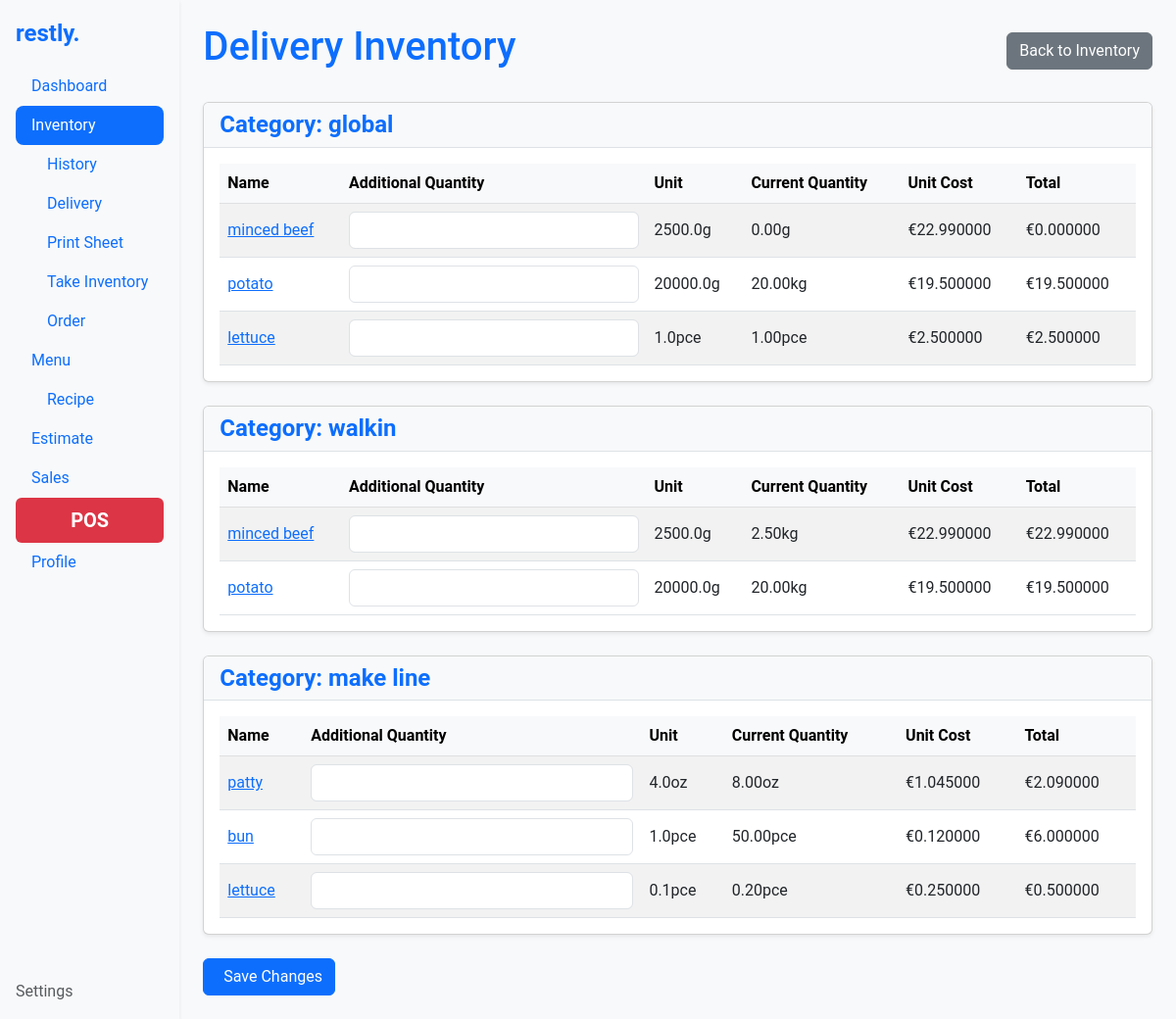
The app's page /inventory/delivery/, older data.
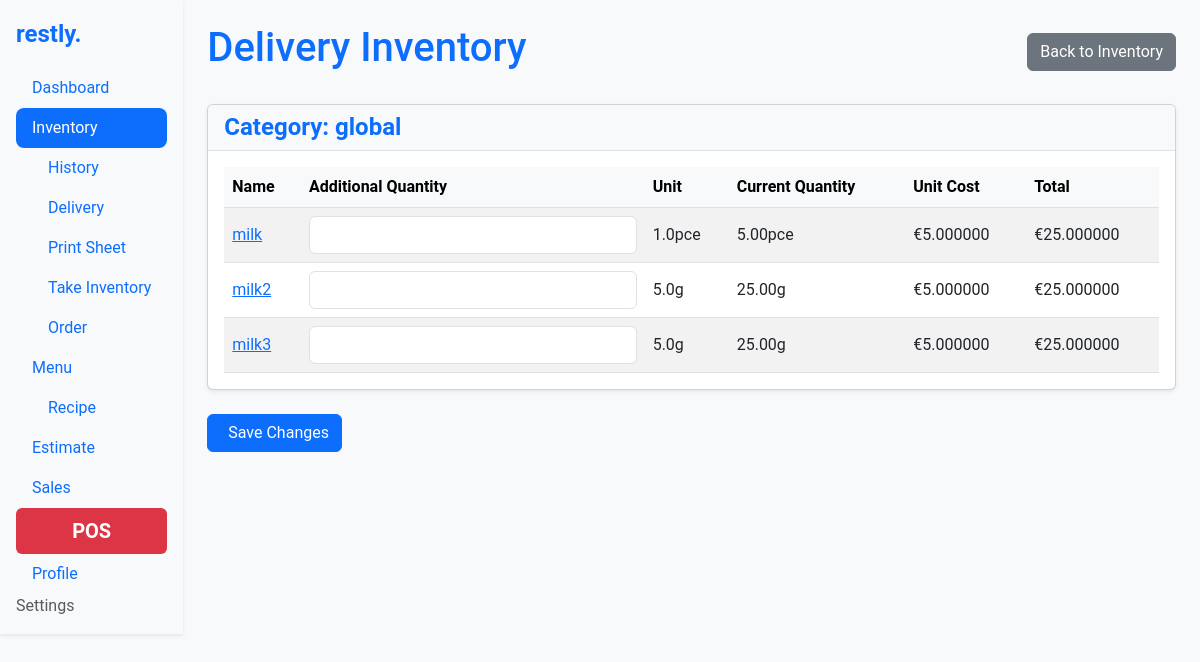
The same page, newer data.
### inventory/models.py (models this page shows, shortened)
class Category(models.Model):
    name = models.CharField(max_length=100, unique=True, default="global")
    slug = models.SlugField(max_length=100, unique=True, blank=True)
    order = models.PositiveIntegerField(default=1)
    is_prepped = models.BooleanField(default=False, help_text="Is this category for prepped ingredients?")
    parent_category = models.ForeignKey(
        'self', on_delete=models.SET_NULL, null=True, blank=True,
        related_name="child_categories", help_text="Parent category for prepped ingredients."
    )
    class Meta:
        ordering = ['order']

class Ingredient(models.Model):
    UNIT_TYPES = [
        ('g', 'gram'),
        ('ml', 'milliliter'),
        ('pce', 'piece'),
        ('cm', 'centimeter'),
        ('oz', 'ounce'),
        ('fl_oz', 'fluid ounce'),
        ('in', 'inch'),
    ]
    name = models.CharField(max_length=255)
    slug = models.SlugField(max_length=255, unique=True, blank=True)
    quantity = models.FloatField()  # Quantity in stock
    threshold = models.FloatField(default=0)  # Minimum threshold for inventory
    category = models.ForeignKey('Category', on_delete=models.CASCADE)
    unit_type = models.CharField(max_length=10, choices=UNIT_TYPES)
    unit_multiplier = models.FloatField()  # Multiplier for unit type
    unit_cost = models.FloatField()  # Cost per unit
    estimated_usage = models.FloatField(null=True, blank=True)  # Optional, estimated usage per day
    total_cost = models.DecimalField(max_digits=12, decimal_places=6, editable=False)
    history = HistoricalRecords()
    order = models.PositiveIntegerField(default=1)
    change_source = models.CharField(max_length=50, blank=True, null=True)
    allergens = models.ManyToManyField(Allergen, related_name="ingredients", blank=True)
    class Meta:
        ordering = ['order']
        unique_together = ('name', 'category')
    @property
    def converted_quantity(self):
        return self._convert_unit(self.quantity)
    def _convert_unit(self, value):
        metric_conversion_factors = {
            'g': Decimal('1000'),       # 1000 grams = 1 kg
            'ml': Decimal('1000'),      # 1000 milliliters = 1 liter
            'cm': Decimal('100'),       # 100 cm = 1 m
        }
        imperial_conversion_factors = {
            'oz': Decimal('16'),        # 16 ounces = 1 pound
            'fl_oz': Decimal('128'),    # 128 fluid ounces = 1 gallon
            'in': Decimal('12'),        # 12 inches = 1 foot
        }
        if self.unit_type in metric_conversion_factors:
            conversion_factor = metric_conversion_factors[self.unit_type]
            higher_unit = {'g': 'kg', 'ml': 'L', 'cm': 'm'}.get(self.unit_type, self.unit_type)
        elif self.unit_type in imperial_conversion_factors:
            conversion_factor = imperial_conversion_factors[self.unit_type]
            higher_unit = {'oz': 'lb', 'fl_oz': 'gal', 'in': 'ft'}.get(self.unit_type, self.unit_type)
        else:
            conversion_factor = Decimal('1')
            higher_unit = self.unit_type
        base_qty = Decimal(value) * Decimal(self.unit_multiplier)
        if base_qty < conversion_factor:
            return f"{base_qty.quantize(Decimal('.01'), rounding=ROUND_HALF_UP)}{self.unit_type}"
        converted_qty = base_qty / conversion_factor
        return f"{converted_qty.quantize(Decimal('.01'), rounding=ROUND_HALF_UP)}{higher_unit}"

### settings/models.py (models this page shows, shortened)
class Settings(models.Model):
    currency_type = models.CharField(
        max_length=3,
        choices=[
            ('USD', '$'),
            ('EUR', '€'),
            ('GBP', '£'),
        ],
        default='EUR'
    )
    theme = models.CharField(
        max_length=10,
        choices=[
            ('light', 'Light Theme'),
            ('dark', 'Dark Theme'),
        ],
        default='light'
    )

### inventory/views.py (the view, shortened to what this page needs)
# urls.py: path('delivery/', views.delivery_inventory, name='delivery_inventory'),
def delivery_inventory(request):
    categories = Category.objects.prefetch_related('ingredient_set').all()
    InventoryForm = modelform_factory(
        Ingredient,
        fields=['quantity'],
        widgets={'quantity': forms.NumberInput(attrs={'step': '0.01', 'class': 'form-control'})},
        field_classes={'quantity': forms.FloatField},
    )
    ingredient_forms = {}
    for ingredient in Ingredient.objects.all():
        InventoryForm.base_fields['quantity'].required = False  # Ensure field is optional for GET requests
        ingredient_forms[ingredient.id] = InventoryForm(instance=None, prefix=f"ingredient-{ingredient.id}")
    context = {
        'categories': categories,
        'ingredient_forms': ingredient_forms,  # Pass the forms to the template
    }
    return render(request, 'inventory/delivery_inventory.html', context)

### inventory/templatetags/custom_filters.py (called while the page is built)
@register.filter
def get_form(forms_dict, ingredient_id):
    return forms_dict.get(ingredient_id)

### inventory/templates/inventory/delivery_inventory.html (shortened to what this page needs)
{% extends 'base.html' %}
{% load humanize %}
{% load custom_filters %}
{% block content %}
<div class="d-flex justify-content-between align-items-center mb-4">
    <h1 class="text-primary">Delivery Inventory</h1>
    <a href="{% url 'inventory' %}" class="btn btn-secondary">
         Back to Inventory
    </a>
</div>
<form method="post">
    {% for category in categories %}
    <div class="card mb-4 shadow-sm">
        <div class="card-header">
            <h2 class="mb-0 text-primary">Category: {{ category.name }}</h2>
        </div>
        <div class="card-body">
            <table class="table table-striped align-middle">
                <thead class="table-light">
                    <tr>
                        <th>Name</th>
                        <th>Additional Quantity</th>
                        <th>Unit</th>
                        <th>Current Quantity</th>
                        <th>Unit Cost</th>
                        <th>Total</th>
                    </tr>
                </thead>
                <tbody>
                    {% for ingredient in category.ingredient_set.all %}
                    <tr>
                        <td>
                            <a href="{% url 'ingredient_details' category.name ingredient.name %}">
                                {{ ingredient.name }}
                            </a>
                        </td>
                        <td>
                            {% with ingredient_forms|get_form:ingredient.id as form %}
                                {{ form.quantity }}
                            {% endwith %}
                        </td>
                        <td>{{ ingredient.unit_multiplier }}{{ ingredient.unit_type }}</td>
                        <td>{{ ingredient.converted_quantity }}</td>
                        <td>{{ settings.get_currency_type_display }}{{ ingredient.unit_cost|floatformat:6|intcomma }}</td>
                        <td>{{ settings.get_currency_type_display }}{{ ingredient.total_cost|floatformat:6|intcomma }}</td>
                    </tr>
                    {% endfor %}
                </tbody>
            </table>
        </div>
    </div>
    {% endfor %}
    <button type="submit" class="btn btn-primary">
         Save Changes
    </button>
</form>
{% endblock %}

Row changes from the older to the newer data that the page shows:
removed Ingredient: name "minced beef", unit_multiplier "2500.0", unit_type "g", converted_quantity "0.00g", {{ settings.get_currency_type_display }} "€", unit_cost "22.990000", total_cost "0.000000", shown under "global"
removed Ingredient: name "potato", unit_multiplier "20000.0", unit_type "g", converted_quantity "20.00kg", {{ settings.get_currency_type_display }} "€", unit_cost "19.500000", total_cost "19.500000", shown under "global"
removed Ingredient: name "lettuce", unit_multiplier "1.0", unit_type "pce", converted_quantity "1.00pce", {{ settings.get_currency_type_display }} "€", unit_cost "2.500000", total_cost "2.500000", shown under "global"
removed Category: name "walkin"
removed Ingredient: name "minced beef", unit_multiplier "2500.0", unit_type "g", converted_quantity "2.50kg", {{ settings.get_currency_type_display }} "€", unit_cost "22.990000", total_cost "22.990000", shown under "walkin"
removed Ingredient: name "potato", unit_multiplier "20000.0", unit_type "g", converted_quantity "20.00kg", {{ settings.get_currency_type_display }} "€", unit_cost "19.500000", total_cost "19.500000", shown under "walkin"
removed Category: name "make line"
removed Ingredient: name "patty", unit_multiplier "4.0", unit_type "oz", converted_quantity "8.00oz", {{ settings.get_currency_type_display }} "€", unit_cost "1.045000", total_cost "2.090000", shown under "make line"
removed Ingredient: name "bun", unit_multiplier "1.0", unit_type "pce", converted_quantity "50.00pce", {{ settings.get_currency_type_display }} "€", unit_cost "0.120000", total_cost "6.000000", shown under "make line"
removed Ingredient: name "lettuce", unit_multiplier "0.1", unit_type "pce", converted_quantity "0.20pce", {{ settings.get_currency_type_display }} "€", unit_cost "0.250000", total_cost "0.500000", shown under "make line"
added Ingredient: name "milk", unit_multiplier "1.0", unit_type "pce", converted_quantity "5.00pce", {{ settings.get_currency_type_display }} "€", unit_cost "5.000000", total_cost "25.000000", shown under "global"
added Ingredient: name "milk2", unit_multiplier "5.0", unit_type "g", converted_quantity "25.00g", {{ settings.get_currency_type_display }} "€", unit_cost "5.000000", total_cost "25.000000", shown under "global"
added Ingredient: name "milk3", unit_multiplier "5.0", unit_type "g", converted_quantity "25.00g", {{ settings.get_currency_type_display }} "€", unit_cost "5.000000", total_cost "25.000000", shown under "global"
